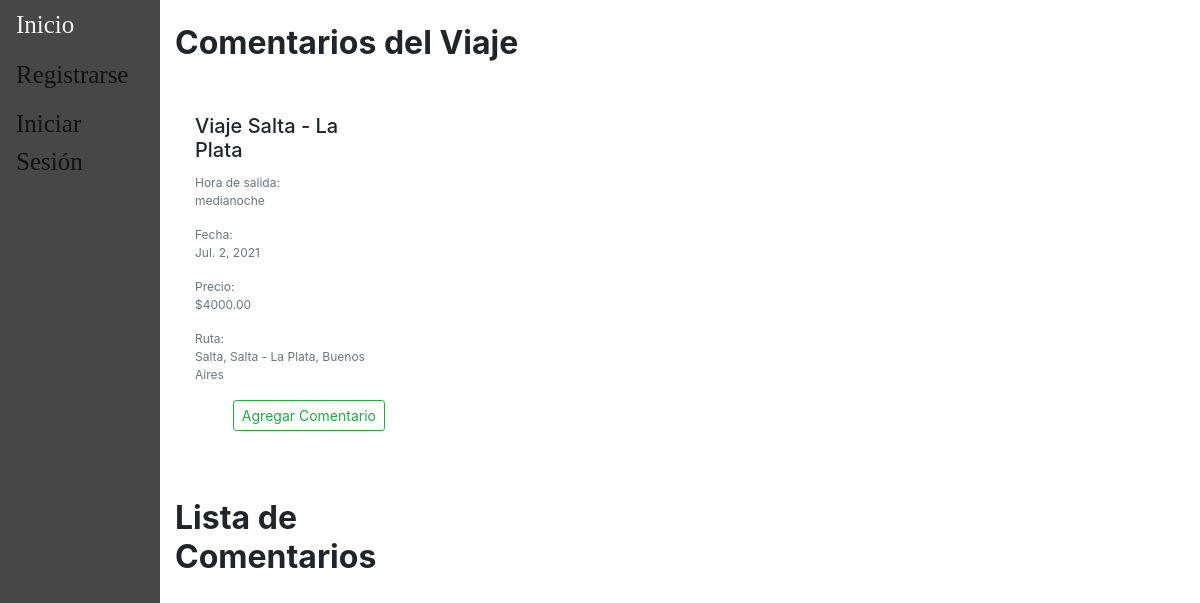
The page /accounts/comentarios/1/ on the database its author committed.
### main/models.py (models this page shows, shortened)
class Viaje(models.Model):
    descripcion = models.CharField(max_length=100)
    fecha = models.DateField(validators=[MinValueValidator(datetime.date.today())])
    hora = models.TimeField(default=None)
    ruta =  models.ForeignKey(Ruta, default=None, on_delete=models.CASCADE)
    chofer = models.ForeignKey(Chofer, default=None, on_delete=models.CASCADE)
    combi =  models.ForeignKey(Combi, default=None, on_delete=models.CASCADE)
    precio = models.DecimalField(default=None, max_digits=10, decimal_places=2, validators=[MinValueValidator(0)])
    insumo = models.ManyToManyField(Insumo,blank=True)
    pasajeros = models.ManyToManyField(Pasajero, blank=True)
    estado = models.CharField(choices={('reservado','Reservado'),('viajando','Viajando'),('finalizado','Finalizado'),('cancelado','Cancelado')},max_length=12,default='reservado')
    class Meta:
        unique_together = ('chofer', 'fecha','hora', 'ruta',)

class Ruta(models.Model):
    origen = models.ForeignKey(Lugar, default=None, on_delete=models.CASCADE, related_name='origen')
    destino = models.ForeignKey(Lugar, default=None, on_delete=models.CASCADE, related_name='destino')
    class Meta:
        unique_together = ('origen', 'destino')
    def __str__(self):
        return str(self.origen)+" - "+str(self.destino)

class Lugar(models.Model):
    localidad = models.CharField(max_length=150)
    provincia = models.CharField(max_length=100)
    class Meta:
        unique_together = ('localidad', 'provincia',)
    def __str__(self):
        return (self.localidad+", "+self.provincia)

### users/views.py (the view)
# urls.py: path('accounts/comentarios/<viaje_id>/', regviews.comentarios, name="comentario"),
def comentarios(response,viaje_id):
	if response.method == 'POST':
		form = CustomComentarioForm(response.POST)
		if form.is_valid():
			via = Viaje.objects.get(pk=viaje_id)
			comentario = Comentario(usuario=response.user,
									texto=form.cleaned_data['texto'],
									viaje=via)
			comentario.save()
			return redirect('comentario', viaje_id)
	else:
		viajes = Viaje.objects.get(pk=viaje_id)
		comentarios = CustomComentarioForm()
		return render(response, 'users/comentarios.html',{'user': response.user, 'viajes': viajes,
	 			'comentarios': comentarios })

### users/templates/users/comentarios.html (shortened to what this page needs)
{% extends "main/base.html" %}
{% block content %}
{% load crispy_forms_tags %}
<div class="container mx-auto">
    <div class="row">
      <div class="col-sm-12 col-md-12 col-lg-9 pb-4">
	    	<div class="row">
	    		<div class="col-6 my-auto">
	    			<h2 class="font-weight-bold pt-4">Comentarios del Viaje</h2>
	    		</div>
	    	</div>
	      	<br>
	      	<div class="row">
			    	<div class="col-sm-12 col-md-6 col-lg-4 pb-4">
		                <div class="h-100">
							<div class="card-body">
		                  		<h5 class="card-title">{{ viajes.descripcion }}</h5>
                          <p class="text-muted mb-0" style="font-size: 12px">Hora de salida:</p>
		                    	<p class="card-text text-muted" style="font-size:12px">{{ viajes.hora }}</p>
                          <p class="text-muted mb-0" style="font-size: 12px">Fecha:</p>
                          <p class="card-text text-muted" style="font-size:12px">{{ viajes.fecha }}</p>
                          <p class="text-muted mb-0" style="font-size: 12px">Precio:</p>
                          <p class="card-text text-muted" style="font-size:12px">${{ viajes.precio }}</p>
                          <p class="text-muted mb-0" style="font-size: 12px">Ruta:</p>
                          <p class="card-text text-muted" style="font-size:12px">{{ viajes.ruta }}</p>
                          <div class="text-right">
                            <button type="button" class="btn btn-outline-success btn-sm" data-toggle="modal" data-target="#comentarioModal">Agregar Comentario</button>
                          </div>
		                	</div>
		              	</div>
		            </div>
                <div class="col-sm-12 col-md-12 col-lg-9 pb-4">
          	    	<div class="row">
          	    		<div class="col-6 my-auto">
          	    			<h2 class="font-weight-bold pt-4">Lista de Comentarios</h2>
          	    		</div>
          	    	</div>
          	      	<br>
          	    </div>
	        </div>
	    </div>
	</div>
</div>
{% endblock %}

### rows shown on the page
Viaje: descripcion "Viaje Salta - La Plata", hora "medianoche", fecha "Jul. 2, 2021", precio "4000.00", ruta "Salta, Salta - La Plata, Buenos Aires"
